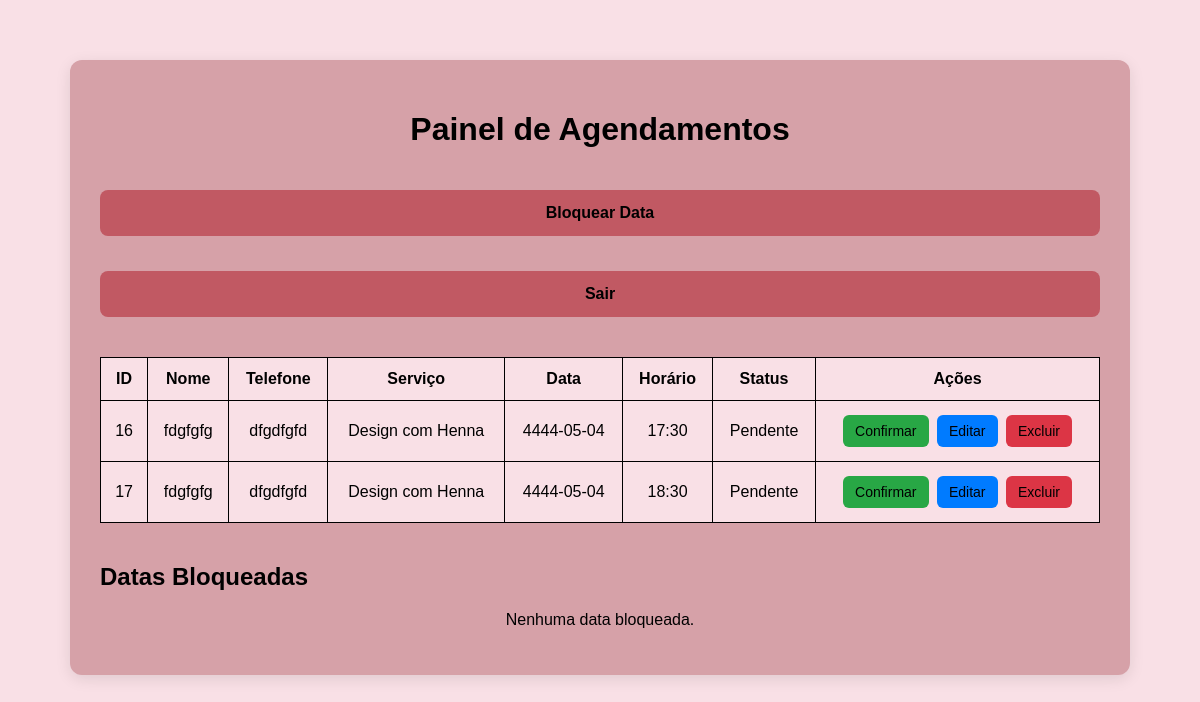
Before: /admin (signed in) with the older database file.
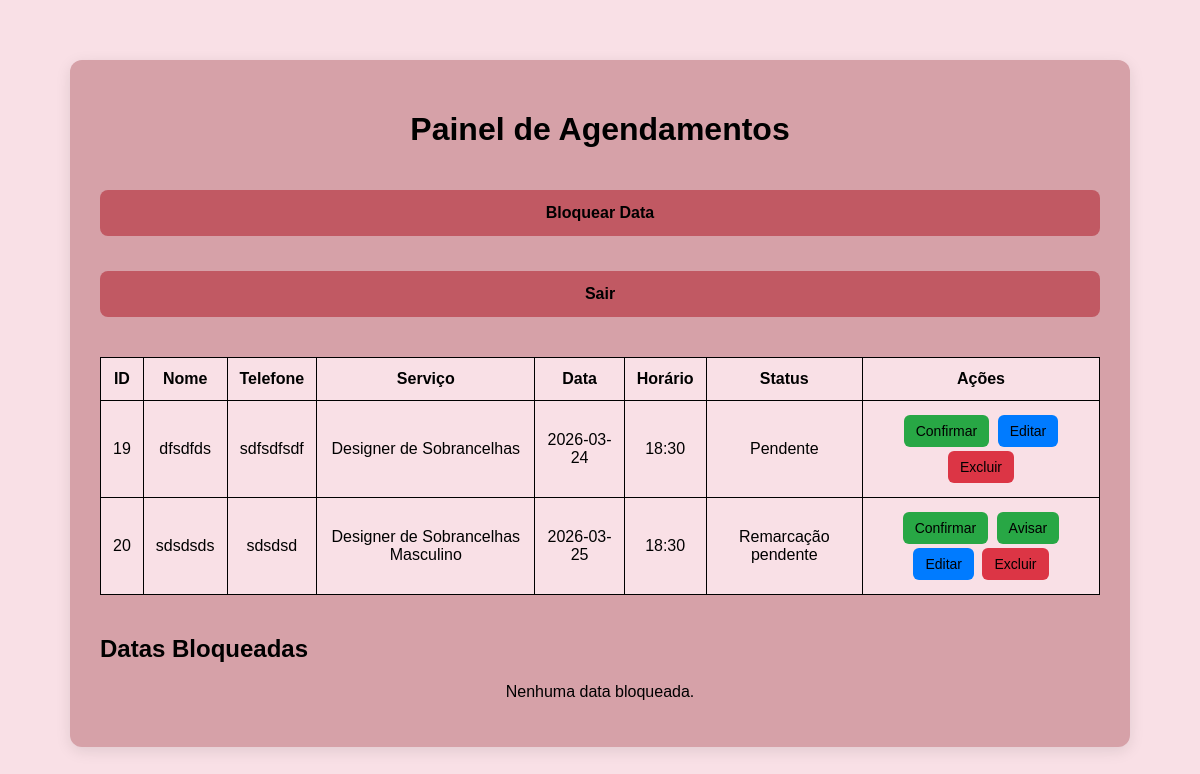
After: the same page with the newer database file.
### tables this page shows
CREATE TABLE agendamentos (
            id INTEGER PRIMARY KEY AUTOINCREMENT,
            nome TEXT NOT NULL,
            telefone TEXT NOT NULL,
            servico TEXT NOT NULL,
            data TEXT NOT NULL,
            horario TEXT NOT NULL
        , status TEXT DEFAULT 'Pendente');

### app.py (the view)
@app.route("/admin")
def admin():
    if not session.get("admin_logado"):
        return redirect(url_for("login"))
    conn = sqlite3.connect(DB_PATH)
    cursor = conn.cursor()
    cursor.execute("""
    SELECT id, nome, telefone, servico, data, horario, status
    FROM agendamentos
    ORDER BY data, horario
""")
    agendamentos = cursor.fetchall()
    cursor.execute("""
        SELECT id, data, motivo
        FROM bloqueios
        ORDER BY data
    """)
    bloqueios = cursor.fetchall()
    conn.close()
    return render_template("admin.html", agendamentos=agendamentos, bloqueios=bloqueios)

### templates/admin.html (shortened to what this page needs)
<!DOCTYPE html>
<html lang="pt-BR">
<head>
    <link rel="stylesheet" href="{{ url_for('static', filename='style.css') }}">
</head>
<body>
    <div class="container admin-container">
        <h1>Painel de Agendamentos</h1>
        <a href="{{ url_for('bloquear_data') }}" class="botao" style="margin-bottom: 15px;">Bloquear Data</a>
        <a href="{{ url_for('logout') }}" class="botao" style="background: #c15963; margin-bottom: 20px;">Sair</a>
        {% if agendamentos %}
            <div class="tabela-responsive">
                <table>
                    <thead>
    <tr>
        <th>ID</th>
        <th>Nome</th>
        <th>Telefone</th>
        <th>Serviço</th>
        <th>Data</th>
        <th>Horário</th>
        <th>Status</th>
        <th>Ações</th>
    </tr>
</thead>
<tbody>
    {% for agendamento in agendamentos %}
    <tr>
        <td>{{ agendamento[0] }}</td>
        <td>{{ agendamento[1] }}</td>
        <td>{{ agendamento[2] }}</td>
        <td>{{ agendamento[3] }}</td>
        <td>{{ agendamento[4] }}</td>
        <td>{{ agendamento[5] }}</td>
        <td>{{ agendamento[6] }}</td>
        <td>
            {% if agendamento[6] != 'Confirmado' %}
                <a href="{{ url_for('confirmar', id=agendamento[0]) }}" class="acao confirmar">Confirmar</a>
            {% endif %}
            {% if agendamento[6] == 'Remarcação pendente' %}
                <a href="{{ url_for('avisar_remarcacao', id=agendamento[0]) }}" class="acao confirmar">Avisar</a>
            {% endif %}
            <a href="{{ url_for('editar', id=agendamento[0]) }}" class="acao editar">Editar</a>
            <a href="{{ url_for('excluir', id=agendamento[0]) }}" class="acao excluir" onclick="return confirm('Tem certeza que deseja excluir este agendamento?')">Excluir</a>
        </td>
    </tr>
    {% endfor %}
</tbody>
                </table>
            </div>
        {% else %}
            <p>Nenhum agendamento encontrado.</p>
        {% endif %}
        <h2 style="margin-top: 40px;">Datas Bloqueadas</h2>
        {% if bloqueios %}
            <table>
                <thead>
                    <tr>
                        <th>ID</th>
                        <th>Data</th>
                        <th>Motivo</th>
                        <th>Ação</th>
                    </tr>
                </thead>
                <tbody>
                    {% for bloqueio in bloqueios %}
                    <tr>
                        <td>{{ bloqueio[0] }}</td>
                        <td>{{ bloqueio[1] }}</td>
                        <td>{{ bloqueio[2] if bloqueio[2] else "Sem motivo" }}</td>
                        <td>
                            <a href="{{ url_for('desbloquear_data', id=bloqueio[0]) }}" class="acao excluir" onclick="return confirm('Deseja desbloquear esta data?')">Desbloquear</a>
                        </td>
                    {% endfor %}
                </tbody>
            </table>
        {% else %}
            <p>Nenhuma data bloqueada.</p>
        {% endif %}
    </div>
</body>
</html>

### static/style.css (style rules this page uses)
body { font-family: Arial, sans-serif; background: #f9e0e6; margin: 0; padding: 0; }
.container { width: 90%; max-width: 500px; margin: 60px auto; background: #d6a1a8; padding: 30px; border-radius: 12px; box-shadow: 0 4px 15px rgba(0,0,0,0.1); }
h1 { font-family: "Titillium Web", sans-serif; text-align: center; color: black; }
p { text-align: center; color: black; }
button, .botao { background: #c15963; color: black; border: none; text-decoration: none; display: inline-block; text-align: center; margin-top: 20px; cursor: pointer; font-weight: bold; padding: 14px 20px; border-radius: 8px; width: 100%; box-sizing: border-box; }
.container { animation: fadeIn 0.4s ease; }
.admin-container { max-width: 1000px; }
table { width: 100%; border-collapse: collapse; margin-top: 20px; background: #f9e0e6; border-radius: 10px; }
th, td { padding: 12px; border: 1px solid black; text-align: center; }
th { background: #f9e0e6; color: black; }
tr:nth-child(even) { background: #f9e0e6; }
.tabela-responsive { width: 100%; overflow-x: auto; }
.acao { display: inline-block; padding: 8px 12px; margin: 2px; border-radius: 6px; text-decoration: none; color: black; font-size: 14px; }
.editar { background: #007bff; }
.excluir { background: #dc3545; }
.confirmar { background: #28a745; }

Changed rows visible on the page:
removed agendamentos: id "16", nome "fdgfgfg", telefone "dfgdfgfd", servico "Design com Henna", data "4444-05-04", horario "17:30", status "Pendente"
removed agendamentos: id "17", nome "fdgfgfg", telefone "dfgdfgfd", servico "Design com Henna", data "4444-05-04", horario "18:30", status "Pendente"
added agendamentos: id "19", nome "dfsdfds", telefone "sdfsdfsdf", servico "Designer de Sobrancelhas", data "2026-03-24", horario "18:30", status "Pendente"
added agendamentos: id "20", nome "sdsdsds", telefone "sdsdsd", servico "Designer de Sobrancelhas Masculino", data "2026-03-25", horario "18:30", status "Remarcação pendente"
